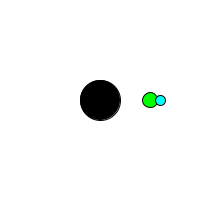
Frame 1 (no input)
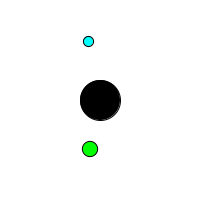
Frame 60 (the mouse pressed at the canvas centre just before this capture)
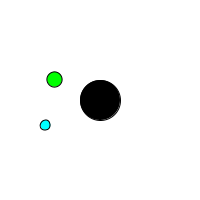
Frame 120 (the mouse held since frame 60 and released just before this capture)

The Processing sketch that drew these frames (run headless with seeded random() and noise(); from frame 60 on, the mouse is pressed at the canvas centre):

// Processing sketch: processing_21444
// ── processing_21444.pde

float theta = 0;

void setup() {
  size(200,200);
  smooth();
}

void draw() {
  background(255);
  
  //atom
  translate(width/2,height/2);
  stroke(0);
  fill(0);
  ellipse(0,0,40,40);
  
  //electron #1
  pushMatrix();
  rotate(theta);
  translate(50,0);
  fill(0,255,0);
  ellipse(0,0,15,15);
  
  popMatrix();
  
  //electron #2
  pushMatrix();
  rotate(-theta);
  translate(60,0);
  fill(0,255,255);
  ellipse(0,0,10,10);
  
  popMatrix();
  
  theta += 0.03;
  
}
